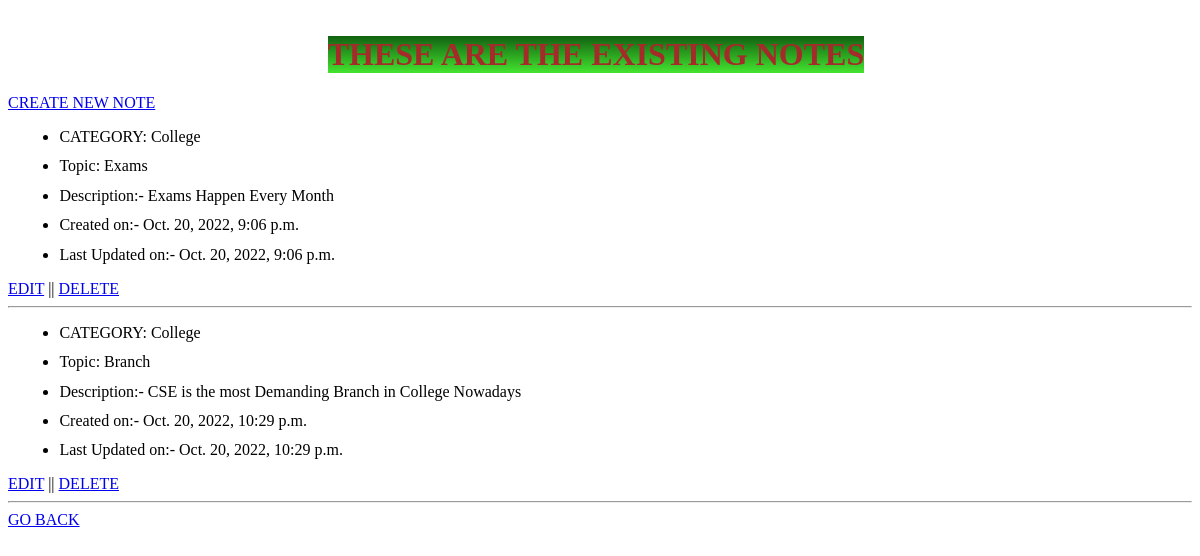
Page /notes/ on the earlier database version.
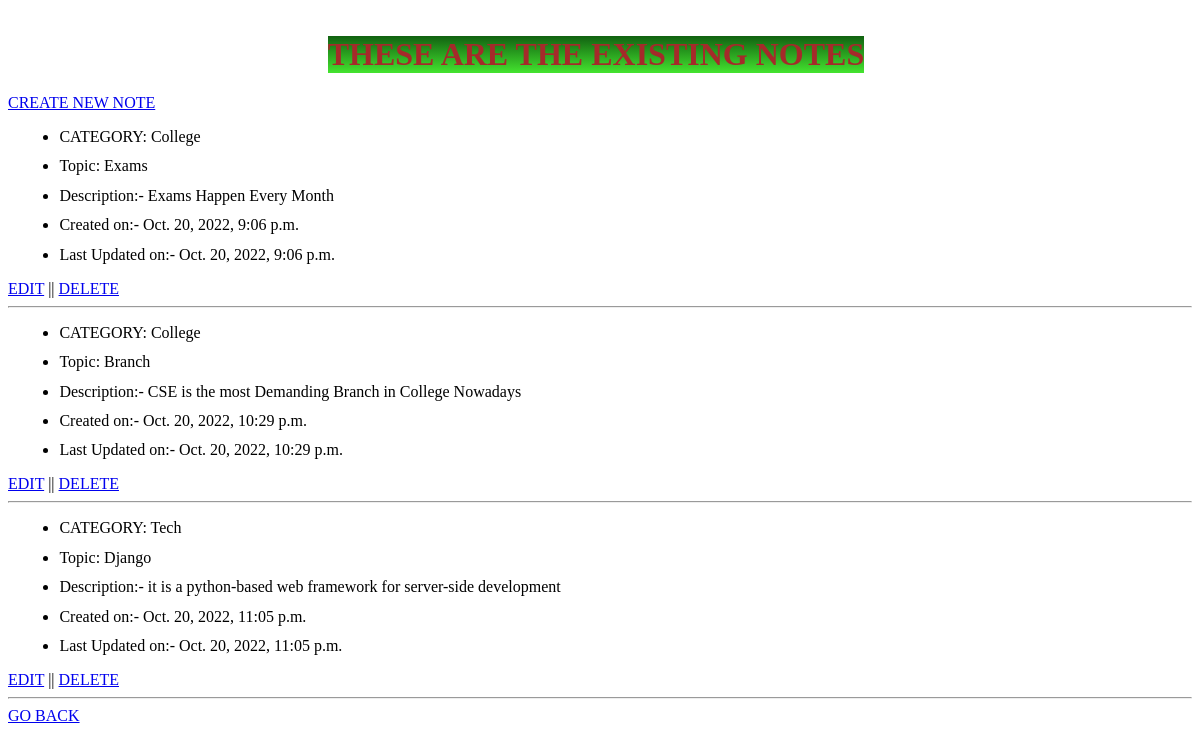
Same page on the later database version.
### note/models.py (models this page shows, shortened)
class description(models.Model):
    topic = models.ForeignKey(topic, on_delete=models.CASCADE)
    description = models.TextField(max_length=2000)
    time = models.DateTimeField(auto_now_add=True)
    time_updated = models.DateTimeField(auto_now=True)

class topic(models.Model):
    category = models.ForeignKey(category, on_delete=models.CASCADE,null=True)
    topic = models.CharField(max_length=200)
    short_description = models.CharField(max_length=200, null=True, blank=True)
    time_created = models.DateTimeField(auto_now_add=True)
    time_updated = models.DateTimeField(auto_now=True)

class category(models.Model):
    user = models.ForeignKey(User, on_delete=models.CASCADE,null=True)
    category = models.CharField(max_length=50,null=True)
    time_created = models.DateTimeField(auto_now_add=True)
    time_updated = models.DateTimeField(auto_now=True)

### note/views.py (the view)
# urls.py: path("notes/", views.notes, name="notes"),
def notes(request):
    des= description.objects.all()
    context = {'desc' :des}
    return render(request, "note/notes.html", context)

### note/templates/note/notes.html (shortened to what this page needs)
<H1>
    THESE ARE THE EXISTING NOTES
</H1>
<a href="{% url 'noteadd' %}">CREATE NEW NOTE</a>
<div>
    {% for des in desc %}
    <ul>
    <li class="items">CATEGORY: {{des.topic.category.category}}</li>
    <li class="items">Topic: {{des.topic.topic}} </li>
    <li class="items"> Description:- {{des.description}} </li>
    <li class="items" class="time">Created on:- {{des.time}}</li>
    <li class="items" class="time">Last Updated on:- {{des.time_updated}}</li>
    </ul>
    <a href="{% url 'noteupdate' des.id %}">EDIT</a> || <a href="{% url 'notedelete' des.id %}">DELETE</a>
    <hr>
    {% endfor %}
</div>
<a href="{% url 'home' %}">GO BACK</a>

Differences in the rows shown:
added description: topic.category.category "Tech", topic.topic "Django", description "it is a python-based web framework for server-side development", time "Oct. 20, 2022, 11:05 p.m.", time_updated "Oct. 20, 2022, 11:05 p.m."
